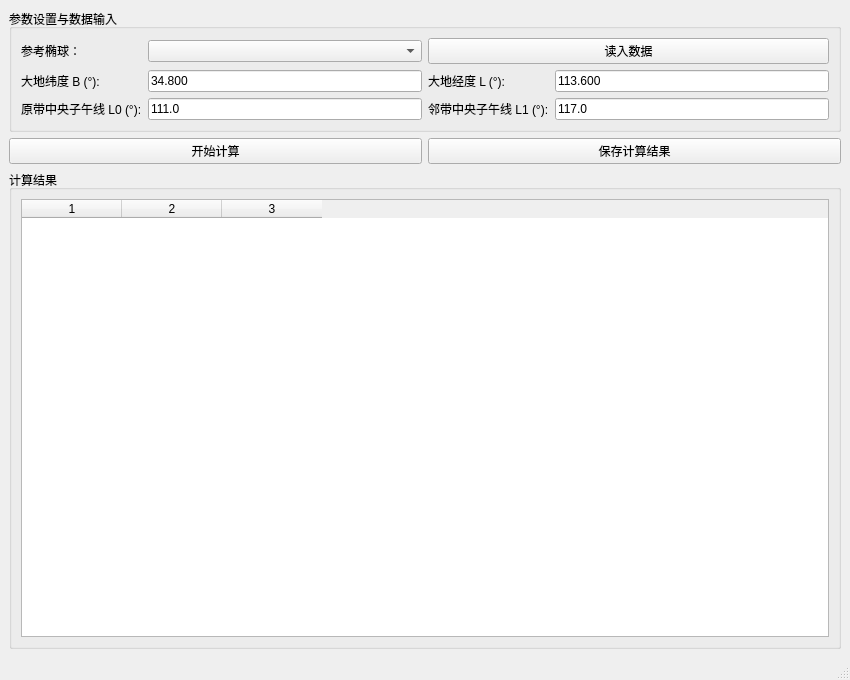
<?xml version="1.0" encoding="UTF-8"?>
<ui version="4.0">
 <class>MainWindow</class>
 <widget class="QMainWindow" name="MainWindow">
  <property name="geometry">
   <rect>
    <x>0</x>
    <y>0</y>
    <width>850</width>
    <height>680</height>
   </rect>
  </property>
  <property name="windowTitle">
   <string>高斯正反算与6°带换带计算软件</string>
  </property>
  <widget class="QWidget" name="centralwidget">
   <layout class="QVBoxLayout" name="verticalLayout">
    <item>
     <widget class="QGroupBox" name="configGroupBox">
      <property name="title">
       <string>参数设置与数据输入</string>
      </property>
      <layout class="QGridLayout" name="gridLayout">
       <item row="0" column="0">
        <widget class="QLabel" name="labelEllipsoid">
         <property name="text">
          <string>参考椭球：</string>
         </property>
        </widget>
       </item>
       <item row="0" column="1">
        <widget class="QComboBox" name="comboEllipsoid"/>
       </item>
       <item row="0" column="2" colspan="2">
        <widget class="QPushButton" name="btnLoadFile">
         <property name="text">
          <string>读入数据</string>
         </property>
        </widget>
       </item>
       <item row="1" column="0">
        <widget class="QLabel" name="labelB">
         <property name="text">
          <string>大地纬度 B (°):</string>
         </property>
        </widget>
       </item>
       <item row="1" column="1">
        <widget class="QLineEdit" name="editB">
         <property name="text">
          <string>34.800</string>
         </property>
        </widget>
       </item>
       <item row="1" column="2">
        <widget class="QLabel" name="labelL">
         <property name="text">
          <string>大地经度 L (°):</string>
         </property>
        </widget>
       </item>
       <item row="1" column="3">
        <widget class="QLineEdit" name="editL">
         <property name="text">
          <string>113.600</string>
         </property>
        </widget>
       </item>
       <item row="2" column="0">
        <widget class="QLabel" name="labelL0">
         <property name="text">
          <string>原带中央子午线 L0 (°):</string>
         </property>
        </widget>
       </item>
       <item row="2" column="1">
        <widget class="QLineEdit" name="editL0">
         <property name="text">
          <string>111.0</string>
         </property>
        </widget>
       </item>
       <item row="2" column="2">
        <widget class="QLabel" name="labelL1">
         <property name="text">
          <string>邻带中央子午线 L1 (°):</string>
         </property>
        </widget>
       </item>
       <item row="2" column="3">
        <widget class="QLineEdit" name="editL1">
         <property name="text">
          <string>117.0</string>
         </property>
        </widget>
       </item>
      </layout>
     </widget>
    </item>
    <item>
     <layout class="QHBoxLayout" name="horizontalLayout">
      <item>
       <widget class="QPushButton" name="btnCalculate">
        <property name="text">
         <string>开始计算</string>
        </property>
       </widget>
      </item>
      <item>
       <widget class="QPushButton" name="btnSaveFile">
        <property name="text">
         <string>保存计算结果</string>
        </property>
       </widget>
      </item>
     </layout>
    </item>
    <item>
     <widget class="QGroupBox" name="resultGroupBox">
      <property name="title">
       <string>计算结果</string>
      </property>
      <layout class="QVBoxLayout" name="resultLayout">
       <item>
        <widget class="QTableWidget" name="tableResults">
         <property name="columnCount">
          <number>3</number>
         </property>
        </widget>
       </item>
      </layout>
     </widget>
    </item>
   </layout>
  </widget>
  <widget class="QStatusBar" name="statusbar"/>
 </widget>
</ui>
